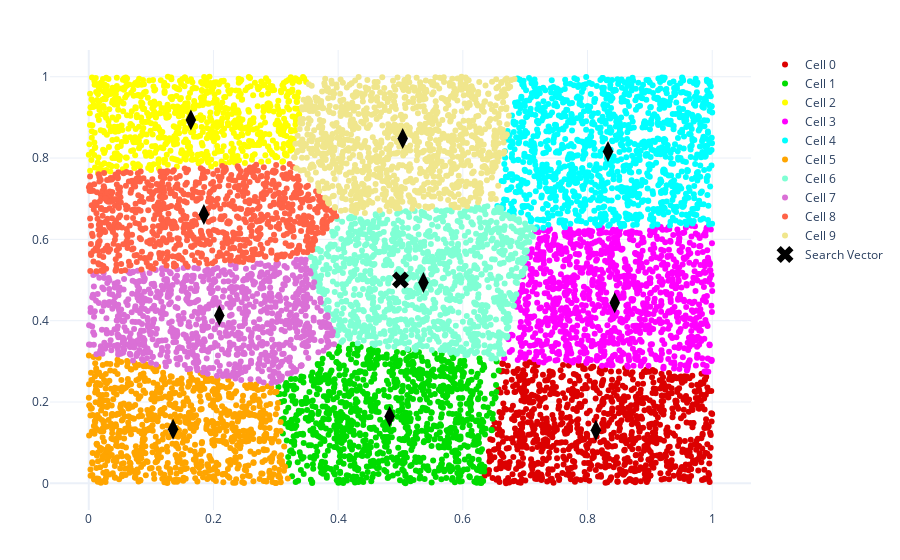

Here is the notebook cell this chart was saved with:
### Code cell
color_map = generate_distinct_colors(index.nlist)

fig_cells = create_plot()

unique_ids = np.unique(cell_ids)
for uid in unique_ids:
  mask = (cell_ids == uid)
  masked_vectors = vectors[mask]
  plot_points(fig_cells, masked_vectors, color_map[uid], "Cell {}".format(uid), size=6)

plot_points(fig_cells, centroids, symbol="diamond-tall", color="black", size=15, showlegend=False)
plot_points(fig_cells, search_vector, symbol="x", color="black", size=15, label="Search Vector")

fig_cells

### Figure 1 — Plotly figure (JSON) as saved in the notebook; plotly's stock layout.template omitted (floating-point values rounded to 4 significant figures; data arrays with more than 128 entries replaced by an {"elided": "..."} marker saying what was removed)
{"data": [{"marker": {"color": "rgb(220,0,0)", "size": 6, "symbol": "circle"}, "mode": "markers", "name": "Cell 0", "showlegend": true, "type": "scatter", "x": {"elided": "1007 float values"}, "y": {"elided": "1007 float values"}}, {"marker": {"color": "rgb(0,220,0)", "size": 6, "symbol": "circle"}, "mode": "markers", "name": "Cell 1", "showlegend": true, "type": "scatter", "x": {"elided": "1048 float values"}, "y": {"elided": "1048 float values"}}, {"marker": {"color": "rgb(255,255,0)", "size": 6, "symbol": "circle"}, "mode": "markers", "name": "Cell 2", "showlegend": true, "type": "scatter", "x": {"elided": "779 float values"}, "y": {"elided": "779 float values"}}, {"marker": {"color": "rgb(255,0,255)", "size": 6, "symbol": "circle"}, "mode": "markers", "name": "Cell 3", "showlegend": true, "type": "scatter", "x": {"elided": "1077 float values"}, "y": {"elided": "1077 float values"}}, {"marker": {"color": "rgb(0,255,255)", "size": 6, "symbol": "circle"}, "mode": "markers", "name": "Cell 4", "showlegend": true, "type": "scatter", "x": {"elided": "1189 float values"}, "y": {"elided": "1189 float values"}}, {"marker": {"color": "rgb(255,165,0)", "size": 6, "symbol": "circle"}, "mode": "markers", "name": "Cell 5", "showlegend": true, "type": "scatter", "x": {"elided": "873 float values"}, "y": {"elided": "873 float values"}}, {"marker": {"color": "rgb(127,255,212)", "size": 6, "symbol": "circle"}, "mode": "markers", "name": "Cell 6", "showlegend": true, "type": "scatter", "x": {"elided": "1095 float values"}, "y": {"elided": "1095 float values"}}, {"marker": {"color": "rgb(218,112,214)", "size": 6, "symbol": "circle"}, "mode": "markers", "name": "Cell 7", "showlegend": true, "type": "scatter", "x": {"elided": "943 float values"}, "y": {"elided": "943 float values"}}, {"marker": {"color": "rgb(255,99,71)", "size": 6, "symbol": "circle"}, "mode": "markers", "name": "Cell 8", "showlegend": true, "type": "scatter", "x": {"elided": "890 float values"}, "y": {"elided": "890 float values"}}, {"marker": {"color": "rgb(240,230,140)", "size": 6, "symbol": "circle"}, "mode": "markers", "name": "Cell 9", "showlegend": true, "type": "scatter", "x": {"elided": "1099 float values"}, "y": {"elided": "1099 float values"}}, {"marker": {"color": "black", "size": 15, "symbol": "diamond-tall"}, "mode": "markers", "showlegend": false, "type": "scatter", "x": [0.8133, 0.4826, 0.1638, 0.8436, 0.8328, 0.1352, 0.5368, 0.2094, 0.1846, 0.5035], "y": [0.1308, 0.1645, 0.8933, 0.4439, 0.8159, 0.1332, 0.494, 0.413, 0.6609, 0.8482]}, {"marker": {"color": "black", "size": 15, "symbol": "x"}, "mode": "markers", "name": "Search Vector", "showlegend": true, "type": "scatter", "x": [0.5], "y": [0.5]}], "layout": {"margin": {"b": 50, "l": 50, "r": 50, "t": 50}}}
